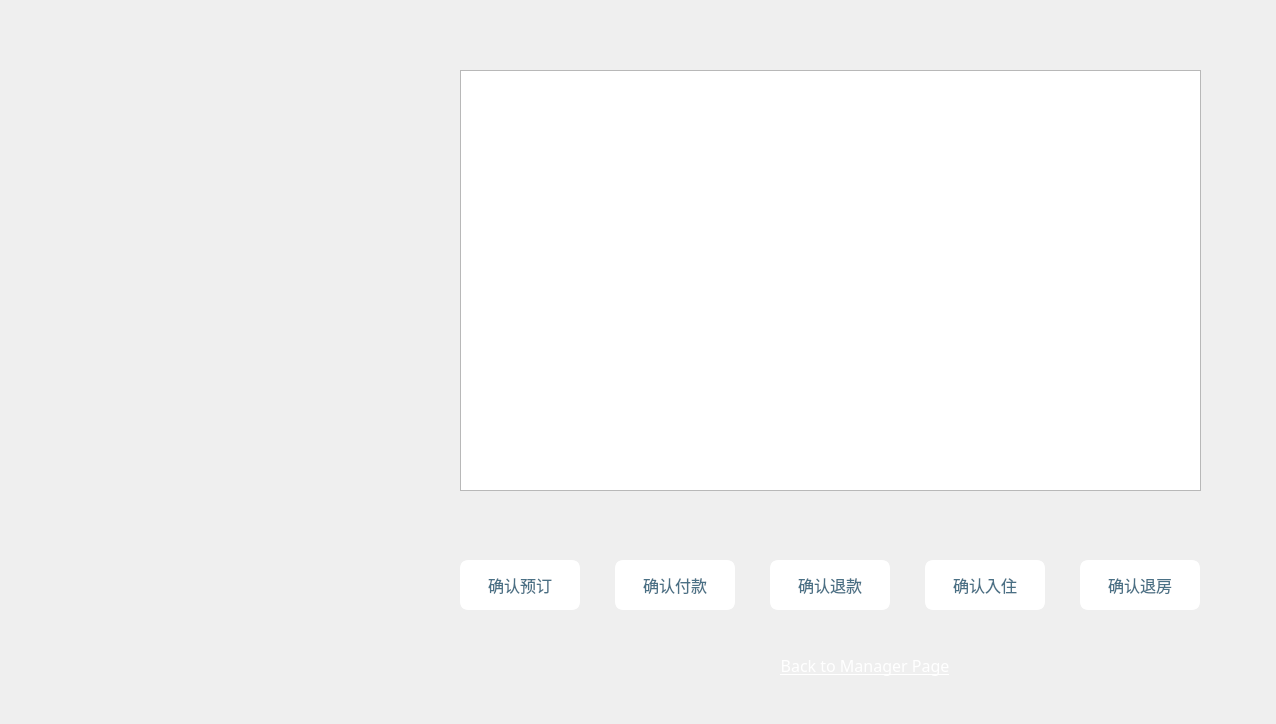
<?xml version="1.0" encoding="UTF-8"?>
<ui version="4.0">
 <class>orderController</class>
 <widget class="QWidget" name="orderController">
  <property name="geometry">
   <rect>
    <x>0</x>
    <y>0</y>
    <width>1276</width>
    <height>724</height>
   </rect>
  </property>
  <property name="minimumSize">
   <size>
    <width>1276</width>
    <height>724</height>
   </size>
  </property>
  <property name="maximumSize">
   <size>
    <width>1276</width>
    <height>724</height>
   </size>
  </property>
  <property name="windowTitle">
   <string>Form</string>
  </property>
  <widget class="QFrame" name="frame">
   <property name="geometry">
    <rect>
     <x>0</x>
     <y>0</y>
     <width>1276</width>
     <height>724</height>
    </rect>
   </property>
   <property name="styleSheet">
    <string notr="true">#frame{border-image: url(:/Picture/ordercontroller.jpg);border-top-left-radius:15px;border-top-right-radius:15px;border-bottom-left-radius:15px;border-bottom-right-radius:15px;}</string>
   </property>
   <property name="frameShape">
    <enum>QFrame::StyledPanel</enum>
   </property>
   <property name="frameShadow">
    <enum>QFrame::Raised</enum>
   </property>
   <widget class="QPushButton" name="pushButton_2">
    <property name="geometry">
     <rect>
      <x>680</x>
      <y>640</y>
      <width>370</width>
      <height>50</height>
     </rect>
    </property>
    <property name="font">
     <font>
      <family>Segoe Print</family>
      <pointsize>12</pointsize>
      <underline>true</underline>
     </font>
    </property>
    <property name="styleSheet">
     <string notr="true">border-radius:10px;padding:2px 4px;color: white;</string>
    </property>
    <property name="text">
     <string>Back to Manager Page</string>
    </property>
   </widget>
   <widget class="QPushButton" name="pushButton_4">
    <property name="geometry">
     <rect>
      <x>770</x>
      <y>560</y>
      <width>120</width>
      <height>50</height>
     </rect>
    </property>
    <property name="font">
     <font>
      <family>华文新魏</family>
      <pointsize>12</pointsize>
     </font>
    </property>
    <property name="styleSheet">
     <string notr="true">background-color:rgb(255,255,255);border: 3px solid white;border-radius:8px;color:rgb(74,112,133);</string>
    </property>
    <property name="text">
     <string>确认退款</string>
    </property>
   </widget>
   <widget class="QPushButton" name="pushButton_3">
    <property name="geometry">
     <rect>
      <x>615</x>
      <y>560</y>
      <width>120</width>
      <height>50</height>
     </rect>
    </property>
    <property name="font">
     <font>
      <family>华文新魏</family>
      <pointsize>12</pointsize>
     </font>
    </property>
    <property name="styleSheet">
     <string notr="true">background-color:rgb(255,255,255);border: 3px solid white;border-radius:8px;color:rgb(74,112,133);</string>
    </property>
    <property name="text">
     <string>确认付款</string>
    </property>
   </widget>
   <widget class="QPushButton" name="pushButton">
    <property name="geometry">
     <rect>
      <x>460</x>
      <y>560</y>
      <width>120</width>
      <height>50</height>
     </rect>
    </property>
    <property name="font">
     <font>
      <family>华文新魏</family>
      <pointsize>12</pointsize>
     </font>
    </property>
    <property name="styleSheet">
     <string notr="true">background-color:rgb(255,255,255);border: 3px solid white;border-radius:8px;color:rgb(74,112,133);</string>
    </property>
    <property name="text">
     <string>确认预订</string>
    </property>
   </widget>
   <widget class="QPushButton" name="pushButton_6">
    <property name="geometry">
     <rect>
      <x>1080</x>
      <y>560</y>
      <width>120</width>
      <height>50</height>
     </rect>
    </property>
    <property name="font">
     <font>
      <family>华文新魏</family>
      <pointsize>12</pointsize>
     </font>
    </property>
    <property name="styleSheet">
     <string notr="true">background-color:rgb(255,255,255);border: 3px solid white;border-radius:8px;color:rgb(74,112,133);</string>
    </property>
    <property name="text">
     <string>确认退房</string>
    </property>
   </widget>
   <widget class="QPushButton" name="pushButton_5">
    <property name="geometry">
     <rect>
      <x>925</x>
      <y>560</y>
      <width>120</width>
      <height>50</height>
     </rect>
    </property>
    <property name="font">
     <font>
      <family>华文新魏</family>
      <pointsize>12</pointsize>
     </font>
    </property>
    <property name="styleSheet">
     <string notr="true">background-color:rgb(255,255,255);border: 3px solid white;border-radius:8px;color:rgb(74,112,133);</string>
    </property>
    <property name="text">
     <string>确认入住</string>
    </property>
   </widget>
   <widget class="QTableWidget" name="tableWidget">
    <property name="geometry">
     <rect>
      <x>460</x>
      <y>70</y>
      <width>741</width>
      <height>421</height>
     </rect>
    </property>
   </widget>
   <widget class="QLabel" name="label_3">
    <property name="geometry">
     <rect>
      <x>630</x>
      <y>620</y>
      <width>111</width>
      <height>81</height>
     </rect>
    </property>
    <property name="text">
     <string>&lt;html&gt;&lt;head/&gt;&lt;body&gt;&lt;p&gt;&lt;img src=&quot;:/Picture/arrowRight.png&quot;/&gt;&lt;/p&gt;&lt;/body&gt;&lt;/html&gt;</string>
    </property>
   </widget>
  </widget>
 </widget>
 <resources/>
 <connections/>
</ui>
